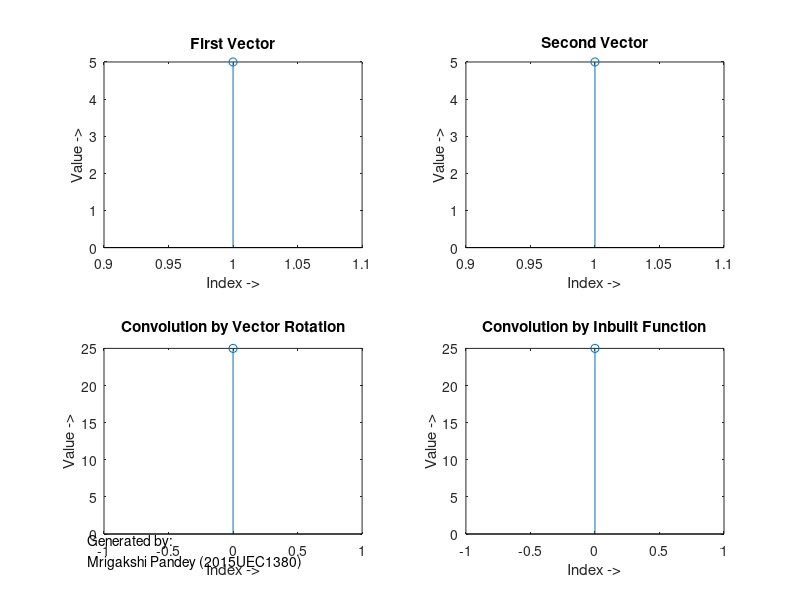

This chart was generated by the following MATLAB code:
%Author- Mrigakshi Pandey (2015UEC1380)
% Convolution by Vector Rotation
%.......................................

close all;
clear all;
clc;

X=input('Input your Vector: ');
a=length(X);
tx=1:1:a;

Y=input('Input another Vector for Convolution: ');
b=length(Y);
ty=1:1:b;
subplot(2,2,1);
stem(tx,X);
title('First Vector');
xlabel('Index ->');
ylabel('Value ->');

subplot(2,2,2);
stem(ty,Y);
title('Second Vector');
xlabel('Index ->');
ylabel('Value ->');
n=a+b-1;
A=conv(X,Y);

X=[zeros(1,n-a),X];
Y=[fliplr(Y),zeros(1,n-b)];

for i=1:1:n
    Z(i)=0;
    for j=1:1:n
        Z(i)=Z(i)+(X(j)*Y(j));
    end
    Y=[0,Y];
end
t=-a+1:1:b-1;
subplot(2,2,3);
stem(t,Z);
title('Convolution by Vector Rotation');
xlabel('Index ->');
ylabel('Value ->');

subplot(2,2,4);
stem(t,A);
title('Convolution by Inbuilt Function');
xlabel('Index ->');
ylabel('Value ->');
dim = [0.11 0.081 0 0];
str = {'Generated by:','Mrigakshi Pandey (2015UEC1380)'};
annotation('textbox',dim,'String',str,'FitBoxToText','on');